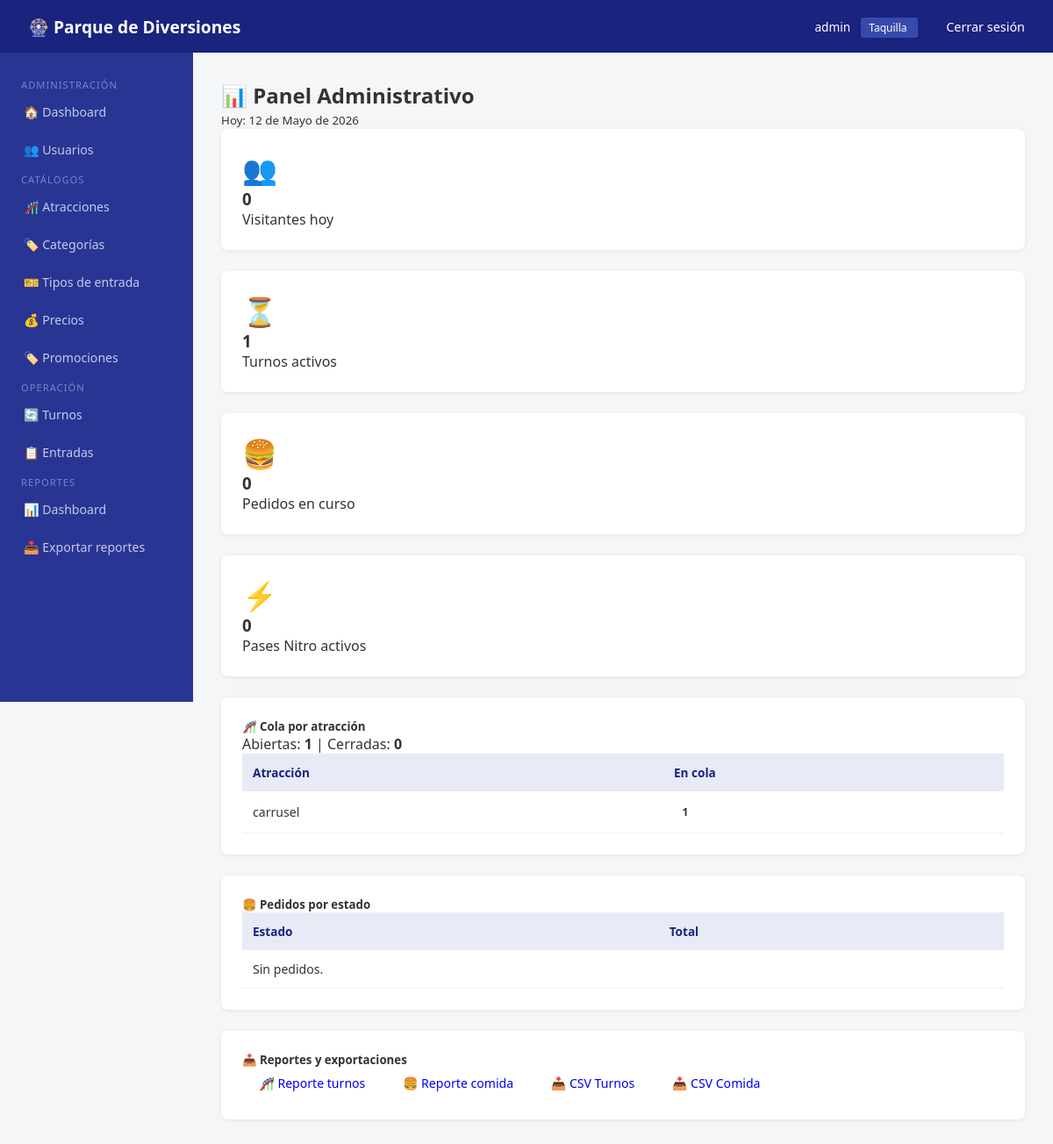
/reportes/ (signed in), run on the app's committed database.
### usuarios/models.py (models this page shows, shortened)
class UsuarioInterno(AbstractUser):
    rol = models.CharField(max_length=30, choices=ROL_CHOICES, default='taquilla')
    activo = models.BooleanField(default=True)
    fecha_creacion = models.DateTimeField(auto_now_add=True)

### atracciones/models.py (models this page shows, shortened)
class Atraccion(models.Model):
    nombre = models.CharField(max_length=150)
    descripcion = models.TextField(blank=True)
    imagen = models.ImageField(upload_to='atracciones/', blank=True, null=True)
    categoria = models.ForeignKey(CategoriaAtraccion, on_delete=models.SET_NULL, null=True)
    capacidad_por_ciclo = models.PositiveIntegerField(default=10)
    duracion_promedio = models.PositiveIntegerField(help_text='Duración en minutos', default=5)
    ubicacion = models.CharField(max_length=200, blank=True)
    estado = models.CharField(max_length=30, choices=ESTADO_ATRACCION, default='abierta')
    edad_minima = models.PositiveIntegerField(default=0, blank=True, null=True)
    estatura_minima = models.PositiveIntegerField(default=0, help_text='En centímetros', blank=True, null=True)
    restricciones = models.TextField(blank=True)
    horario_apertura = models.TimeField(blank=True, null=True)
    horario_cierre = models.TimeField(blank=True, null=True)
    activa = models.BooleanField(default=True)
    fecha_creacion = models.DateTimeField(auto_now_add=True)
    fecha_actualizacion = models.DateTimeField(auto_now=True)
    acepta_nitro = models.BooleanField(default=True, verbose_name='Acepta Pase Nitro')

### reportes/views.py (the view)
# urls.py: path('',               views.dashboard,          name='dashboard'),
@login_required
def dashboard(request):
    hoy = date.today()
    visitantes_hoy   = Visitante.objects.filter(fecha_registro__date=hoy).count()
    turnos_activos   = Turno.objects.filter(estado__in=['generado', 'llamado']).count()
    pedidos_activos  = Pedido.objects.exclude(estado__in=['entregado', 'cancelado']).count()
    entradas_hoy     = Entrada.objects.filter(fecha_compra__date=hoy).count() if hasattr(Entrada, 'fecha_compra') else 0
    atracciones_abiertas  = Atraccion.objects.filter(estado='abierta').count()
    atracciones_cerradas  = Atraccion.objects.exclude(estado='abierta').count()
    cola_por_atraccion = Turno.objects.filter(
        estado__in=['generado', 'llamado']
    ).values('atraccion__nombre').annotate(total=Count('id')).order_by('-total')
    pedidos_por_estado = Pedido.objects.values('estado').annotate(total=Count('id'))
    nitros_activos = PaseNitro.objects.filter(activo=True, fecha_fin__gte=hoy).count()
    return render(request, 'reportes/dashboard.html', {
        'visitantes_hoy':      visitantes_hoy,
        'turnos_activos':      turnos_activos,
        'pedidos_activos':     pedidos_activos,
        'entradas_hoy':        entradas_hoy,
        'atracciones_abiertas': atracciones_abiertas,
        'atracciones_cerradas': atracciones_cerradas,
        'cola_por_atraccion':  cola_por_atraccion,
        'pedidos_por_estado':  pedidos_por_estado,
        'nitros_activos':      nitros_activos,
        'hoy':                 hoy,
    })

### templates/reportes/dashboard.html
{% extends 'base/base.html' %}
{% block content %}
<div class="container mt-4">
  <div class="d-flex justify-content-between align-items-center mb-4">
    <h2>📊 Panel Administrativo</h2>
    <small class="text-muted">Hoy: {{ hoy }}</small>
  </div>
  <div class="row mb-4">
    <div class="col-6 col-md-3 mb-3">
      <div class="card text-center border-primary">
        <div class="card-body">
          <div style="font-size:2rem;">👥</div>
          <h3 class="card-title">{{ visitantes_hoy }}</h3>
          <p class="card-text text-muted small">Visitantes hoy</p>
        </div>
      </div>
    </div>
    <div class="col-6 col-md-3 mb-3">
      <div class="card text-center border-warning">
        <div class="card-body">
          <div style="font-size:2rem;">⏳</div>
          <h3 class="card-title">{{ turnos_activos }}</h3>
          <p class="card-text text-muted small">Turnos activos</p>
        </div>
      </div>
    </div>
    <div class="col-6 col-md-3 mb-3">
      <div class="card text-center border-success">
        <div class="card-body">
          <div style="font-size:2rem;">🍔</div>
          <h3 class="card-title">{{ pedidos_activos }}</h3>
          <p class="card-text text-muted small">Pedidos en curso</p>
        </div>
      </div>
    </div>
    <div class="col-6 col-md-3 mb-3">
      <div class="card text-center border-warning">
        <div class="card-body">
          <div style="font-size:2rem;">⚡</div>
          <h3 class="card-title">{{ nitros_activos }}</h3>
          <p class="card-text text-muted small">Pases Nitro activos</p>
        </div>
      </div>
    </div>
  </div>
  <div class="row">
    <div class="col-md-6 mb-4">
      <div class="card h-100">
        <div class="card-body">
          <h5 class="card-title">🎢 Cola por atracción</h5>
          <p class="text-muted small">
            Abiertas: <strong>{{ atracciones_abiertas }}</strong> |
            Cerradas: <strong>{{ atracciones_cerradas }}</strong>
          </p>
          <table class="table table-sm">
            <thead><tr><th>Atracción</th><th>En cola</th></tr></thead>
            <tbody>
              {% for a in cola_por_atraccion %}
              <tr>
                <td>{{ a.atraccion__nombre }}</td>
                <td><span class="badge bg-warning text-dark">{{ a.total }}</span></td>
              </tr>
              {% empty %}
              <tr><td colspan="2" class="text-muted">Sin turnos activos.</td></tr>
              {% endfor %}
            </tbody>
          </table>
        </div>
      </div>
    </div>
    <div class="col-md-6 mb-4">
      <div class="card h-100">
        <div class="card-body">
          <h5 class="card-title">🍔 Pedidos por estado</h5>
          <table class="table table-sm">
            <thead><tr><th>Estado</th><th>Total</th></tr></thead>
            <tbody>
              {% for p in pedidos_por_estado %}
              <tr>
                <td>{{ p.estado }}</td>
                <td>{{ p.total }}</td>
              </tr>
              {% empty %}
              <tr><td colspan="2" class="text-muted">Sin pedidos.</td></tr>
              {% endfor %}
            </tbody>
          </table>
        </div>
      </div>
    </div>
  </div>
  <div class="card mt-2">
    <div class="card-body">
      <h5 class="card-title">📥 Reportes y exportaciones</h5>
      <div class="d-flex flex-wrap gap-2 mt-3">
        <a href="{% url 'reportes:turnos' %}" class="btn btn-outline-primary">🎢 Reporte turnos</a>
        <a href="{% url 'reportes:comida' %}" class="btn btn-outline-success">🍔 Reporte comida</a>
        <a href="{% url 'reportes:export_turnos' %}" class="btn btn-outline-secondary">📥 CSV Turnos</a>
        <a href="{% url 'reportes:export_comida' %}" class="btn btn-outline-secondary">📥 CSV Comida</a>
      </div>
    </div>
  </div>
</div>
{% endblock %}

### templates/base/base.html (shortened to what this page needs)
<!DOCTYPE html>
<html lang="es">
<head>
</head>
<body>
<nav class="navbar">
    <span class="brand">🎡 Parque de Diversiones</span>
    <div>
        {% if user.is_authenticated %}
            <span style="font-size:0.85rem; margin-right:0.5rem;">
                {{ user.get_full_name|default:user.username }}
            </span>
            <span style="background:#3949ab; padding:0.2rem 0.6rem; border-radius:3px; font-size:0.75rem; margin-right:1rem;">
                {{ user.get_rol_display }}
            </span>
            <a href="{% url 'usuarios:logout' %}">Cerrar sesión</a>
        {% endif %}
    </div>
</nav>
{% if user.is_authenticated %}
<div class="sidebar">
    {% if user.rol == 'administrador' or user.is_superuser %}
        <span class="section-title">Administración</span>
        <a href="{% url 'usuarios:dashboard' %}">🏠 Dashboard</a>
        <a href="{% url 'usuarios:lista_usuarios' %}">👥 Usuarios</a>
        <span class="section-title">Catálogos</span>
        <a href="{% url 'atracciones:lista' %}">🎢 Atracciones</a>
        <a href="{% url 'atracciones:categorias' %}">🏷️ Categorías</a>
        <a href="{% url 'entradas:tipos' %}">🎫 Tipos de entrada</a>
        <a href="{% url 'entradas:precios' %}">💰 Precios</a>
        <a href="{% url 'entradas:promociones' %}">🏷️ Promociones</a>
        <span class="section-title">Operación</span>
        <a href="{% url 'turnos:panel_admin' %}">🔄 Turnos</a>
        <a href="{% url 'entradas:lista_entradas' %}">📋 Entradas</a>
        <span class="section-title">Reportes</span>
        <a href="{% url 'reportes:dashboard' %}">📊 Dashboard</a>
        <a href="{% url 'reportes:dashboard' %}">📥 Exportar reportes</a>
    {% elif user.rol == 'taquilla' %}
        <span class="section-title">Taquilla</span>
        <a href="{% url 'usuarios:dashboard' %}">🏠 Dashboard</a>
        <a href="{% url 'entradas:vender' %}">🎫 Vender entrada</a>
        <a href="{% url 'entradas:validar' %}">✅ Validar entrada</a>
        <a href="{% url 'entradas:lista_entradas' %}">📋 Entradas del día</a>
    {% elif user.rol == 'operador_atraccion' %}
        <span class="section-title">Mi atracción</span>
        <a href="{% url 'usuarios:dashboard' %}">🏠 Dashboard</a>
        <a href="{% url 'turnos:panel_operador' %}">🎡 Panel de turnos</a>
        <a href="{% url 'atracciones:lista' %}">⚙️ Atracciones</a>
    {% elif user.rol == 'operador_alimentos' %}
        <span class="section-title">Alimentos</span>
        <a href="{% url 'usuarios:dashboard' %}">🏠 Dashboard</a>
    {% elif user.rol == 'soporte' %}
        <span class="section-title">Soporte</span>
        <a href="{% url 'usuarios:dashboard' %}">🏠 Dashboard</a>
        <a href="{% url 'usuarios:buscar_visitante' %}">🔍 Buscar visitante</a>
    {% endif %}
</div>
{% endif %}
<div class="main-content {% if not user.is_authenticated %}full{% endif %}">
    {% block content %}{% endblock %}
</div>
</body>
</html>

### templates/base/base.html (style rules this page uses)
* { margin: 0; padding: 0; box-sizing: border-box; }
body { font-family: 'Segoe UI', sans-serif; background: #f4f6f8; color: #333; }
.navbar { background: #1a237e; color: white; padding: 1rem 2rem; display: flex; justify-content: space-between; align-items: center; position: fixed; top: 0; left: 0; right: 0; z-index: 100; height: 60px; }
.navbar .brand { font-size: 1.2rem; font-weight: bold; }
.navbar a { color: white; text-decoration: none; margin-left: 1rem; font-size: 0.9rem; }
.sidebar { width: 220px; background: #283593; min-height: calc(100vh - 60px); position: fixed; top: 60px; left: 0; padding: 1.5rem 0; overflow-y: auto; }
.sidebar a { display: block; color: #c5cae9; text-decoration: none; padding: 0.75rem 1.5rem; font-size: 0.88rem; border-left: 3px solid transparent; transition: all 0.2s; }
.sidebar .section-title { color: #7986cb; font-size: 0.7rem; text-transform: uppercase; padding: 1rem 1.5rem 0.3rem; letter-spacing: 1px; }
.main-content { margin-left: 220px; padding: 2rem; margin-top: 60px; min-height: calc(100vh - 60px); }
.card { background: white; border-radius: 8px; padding: 1.5rem; margin-bottom: 1.5rem; box-shadow: 0 1px 4px rgba(0,0,0,0.08); }
.btn { display: inline-block; padding: 0.5rem 1.2rem; border-radius: 5px; border: none; cursor: pointer; font-size: 0.88rem; text-decoration: none; transition: opacity 0.2s; }
.badge { display: inline-block; padding: 0.2rem 0.6rem; border-radius: 20px; font-size: 0.75rem; font-weight: bold; }
table { width: 100%; border-collapse: collapse; }
th { background: #e8eaf6; color: #1a237e; padding: 0.75rem; text-align: left; font-size: 0.85rem; }
td { padding: 0.75rem; border-bottom: 1px solid #f0f0f0; font-size: 0.88rem; }

### data on the page
UsuarioInterno: get_full_name "admin", rol "Taquilla"
Atraccion: atraccion__nombre "carrusel", total "1"

### other printed values
{{ visitantes_hoy }} "0"
{{ turnos_activos }} "1"
{{ pedidos_activos }} "0"
{{ nitros_activos }} "0"
{{ atracciones_abiertas }} "1"
{{ atracciones_cerradas }} "0"
